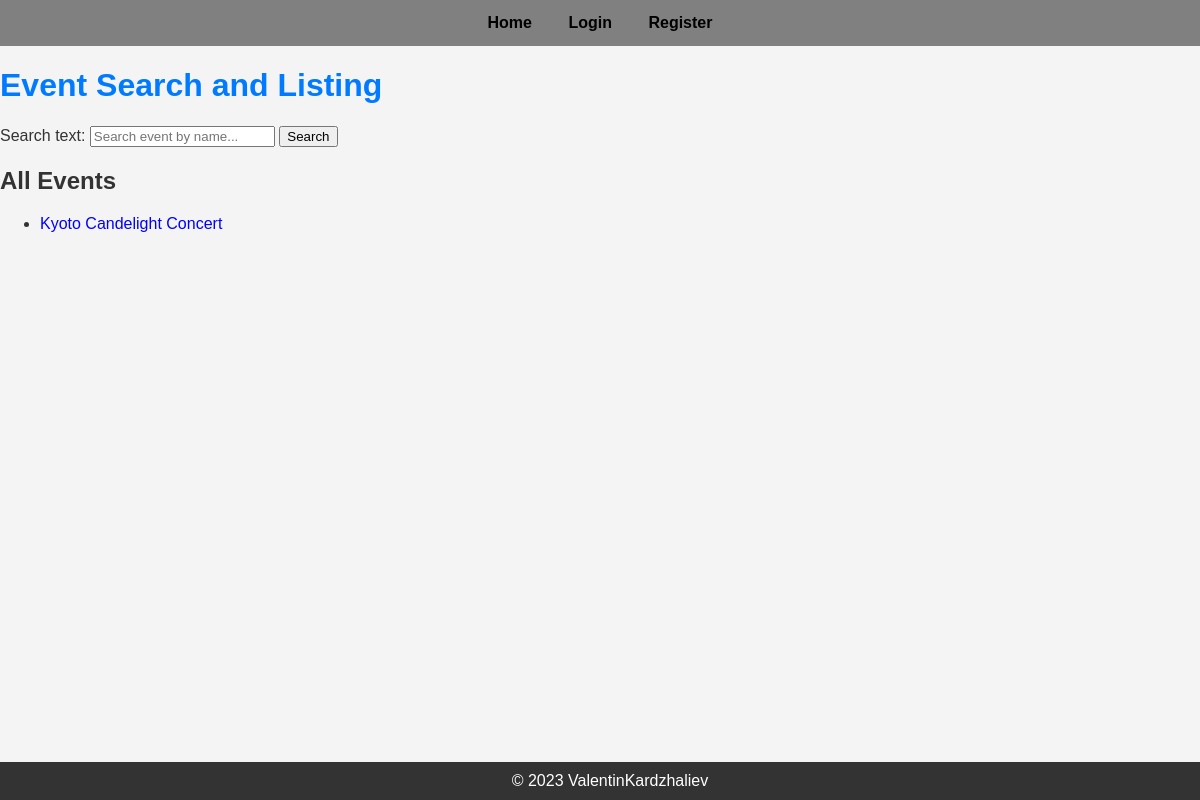
/, run on an earlier commit of the app's database.
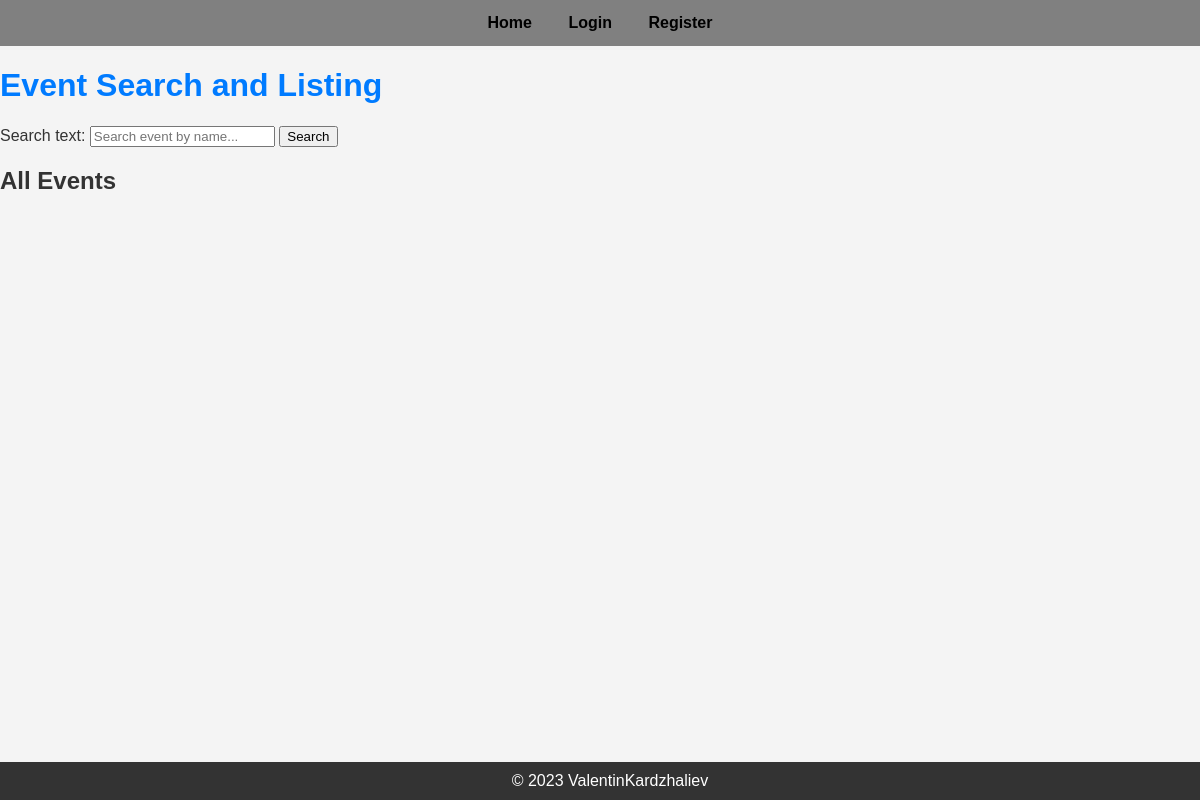
And on a later commit of the database.
### event_ticketing_system/events/models.py (models this page shows, shortened)
class Event(models.Model):
    MUSIC = 'Music'
    NIGHTLIFE = 'Nightlife'
    PERFORMING_VISUAL_ARTS = 'Performing & Visual Arts'
    HOLIDAYS = 'Holidays'
    HEALTH = 'Health'
    HOBBIES = 'Hobbies'
    BUSINESS = 'Business'
    FOOD_DRINK = 'Food & Drink'
    CATEGORY_CHOICES = [
        (MUSIC, 'Music'),
        (NIGHTLIFE, 'Nightlife'),
        (PERFORMING_VISUAL_ARTS, 'Performing & Visual Arts'),
        (HOLIDAYS, 'Holidays'),
        (HEALTH, 'Health'),
        (HOBBIES, 'Hobbies'),
        (BUSINESS, 'Business'),
        (FOOD_DRINK, 'Food & Drink'),
    ]
    title = models.CharField(max_length=255)
    description = models.TextField()
    date_and_time = models.DateTimeField()
    venue = models.CharField(max_length=255)
    category = models.CharField(max_length=50, choices=CATEGORY_CHOICES)
    contact_information = models.CharField(max_length=255)
    organizer = models.CharField(max_length=255)
    image = models.ImageField(upload_to='event_images/', null=True, blank=True)
    creator = models.ForeignKey(UserModel, on_delete=models.CASCADE, related_name='created_events')

### event_ticketing_system/common/views.py (the view)
# urls.py: path('', index, name='index'),
def index(request):
    events = Event.objects.all()
    search_form = SearchForm(request.GET)
    if search_form.is_valid():
        search_query = search_form.cleaned_data.get('search_text')
        if search_query:
            events = events.filter(title__icontains=search_query)
    else:
        search_query = None
    context = {'events': events, 'search_form': search_form, 'search_query': search_query}
    return render(request, 'common/home_page.html', context)

### event_ticketing_system/common/forms.py
class SearchForm(forms.Form):
    search_text = forms.CharField(
        max_length=200,
        required=False,
        widget=forms.TextInput(
            attrs={
                'placeholder': 'Search event by name...',
            },
        )
    )

### templates/common/home_page.html
{% extends 'base/base.html' %}
{% load static %}
{% block stylesheets %}
    <link rel="stylesheet" type="text/css" href="{% static 'css/home.css' %}">
{% endblock %}
{% block content %}
    <h1>Event Search and Listing</h1>
    <form method="get" action="{% url 'index' %}">
        {{ search_form }}
        <button type="submit">Search</button>
    </form>
    {% if search_query %}
        {% if events %}
            <h2>Matching Events</h2>
            <ul>
                {% for event in events %}
                    <li>
                        <a href="{% url 'event details' event.id %}">{{ event.title }}</a>
                    </li>
                {% endfor %}
            </ul>
        {% else %}
            <p>No events with the title "{{ search_query }}" were found.</p>
        {% endif %}
    {% else %}
        <h2>All Events</h2>
        <ul>
            {% for event in events %}
                <li>
                    <a href="{% url 'event details' event.id %}">{{ event.title }}</a>
                </li>
            {% endfor %}
        </ul>
    {% endif %}
{% endblock %}

What changed in the data, as far as the page shows it:
removed Event: title "Kyoto Candelight Concert"
